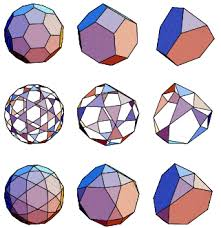
#> input picture images.jpeg, 221 x 228 px, found by its file name
$ python sobelya.py ../images.jpeg ../input.jpg
#> lines starting #> are read from the running program, lines starting #| are printed output that depends on the picture
#!/usr/bin/python

import sys
import numpy as np
import cv2
import random
import math

global FILE_NAME
global FILE_NAME_LOW_PREVITTA
FILE_NAME = './uploads/' + str(sys.argv[1])
FILE_NAME_LOW_PREVITTA = './uploads/' + str(sys.argv[2])

def getImage(fileName):
#> called with fileName = './uploads/../images.jpeg'
  global FILE_NAME
  image = cv2.imread(FILE_NAME)
#> image is the input picture: shape (228, 221, 3); mean B, G, R 206.2, 195.8, 206.3
  return image

def toGrayScale(array):
  return np.dot(array[...,:3], [0.3, 0.59, 0.11])
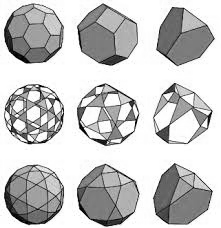
#> returned value: shape (228, 221) float64; min 0, max 255, mean 200.1

arrayOfPixels = getImage(FILE_NAME)
arrayOfPixels = toGrayScale(arrayOfPixels)
height, width = arrayOfPixels.shape
#> height = 228; width = 221
lol = np.zeros(arrayOfPixels.shape)

for row in range(1, height-1):
  for col in range(1, width-1):
    x = np.array([
      [arrayOfPixels[row-1][col-1], arrayOfPixels[row-1][col], arrayOfPixels[row-1][col+1]],
      [arrayOfPixels[row][col-1], arrayOfPixels[row][col], arrayOfPixels[row][col+1]],
      [arrayOfPixels[row+1][col-1], arrayOfPixels[row+1][col], arrayOfPixels[row+1][col+1]]
    ])

    Gx = (x[2][0] + (2 * x[2][1]) + x[2][2]) - (x[0][0] + (2 * x[0][1]) + x[0][2])
    Gy = (x[0][2] + (2 * x[1][2]) + x[2][2]) - (x[0][0] + (2 * x[1][0]) + x[2][0])

    lololo = math.sqrt((Gx ** 2) + (Gy ** 2))

    if lololo > 255:
      lol[row][col] = 255
    elif lololo < 0:
      lol[row][col] = 0
    else:
      lol[row][col] = lololo
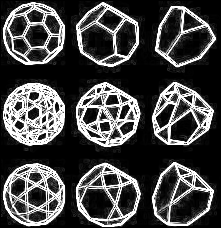
#> lol: shape (228, 221) float64; min 0, max 255, mean 70.5

cv2.imwrite(FILE_NAME_LOW_PREVITTA, lol)
